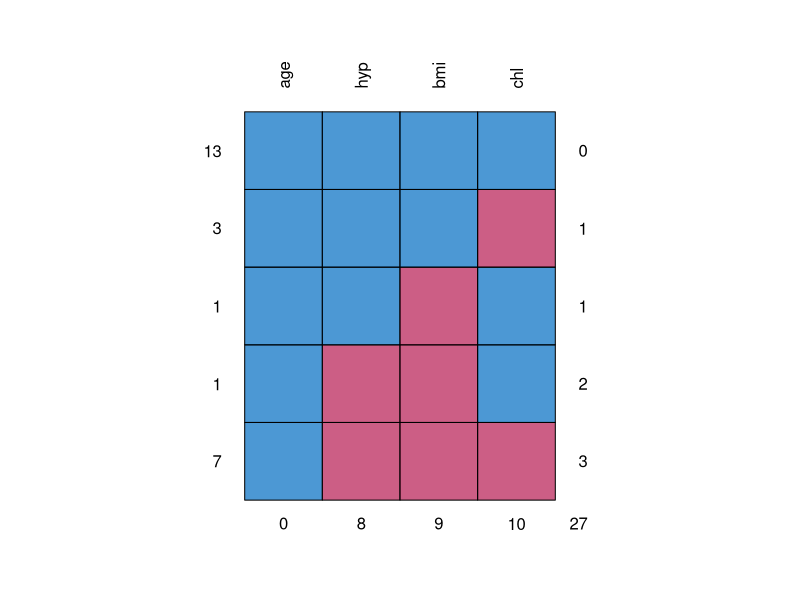
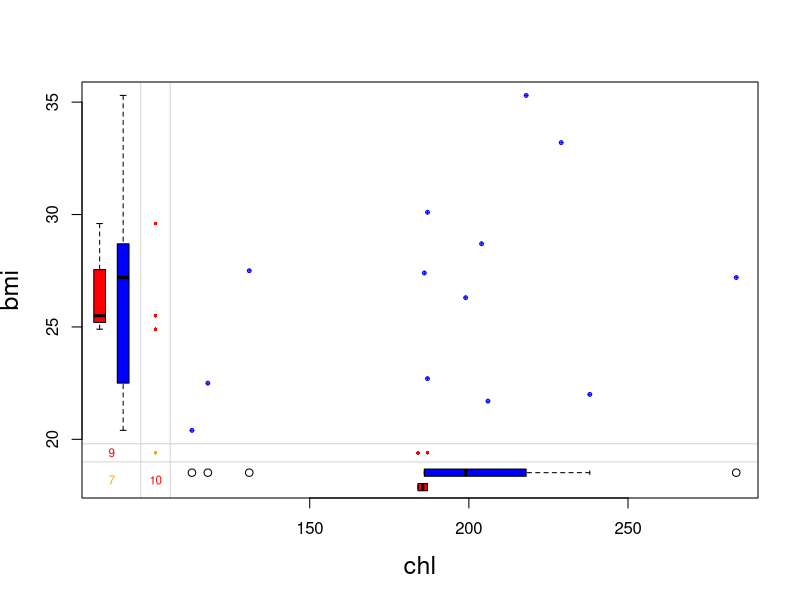
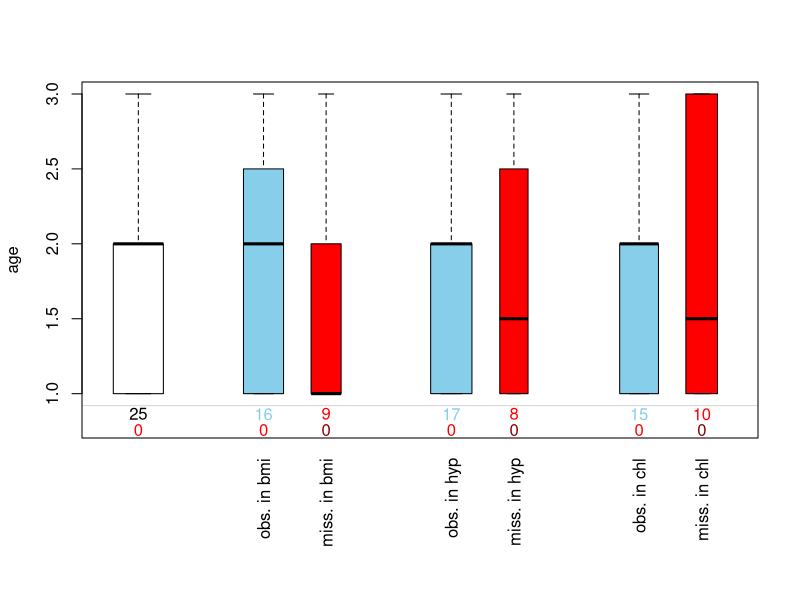
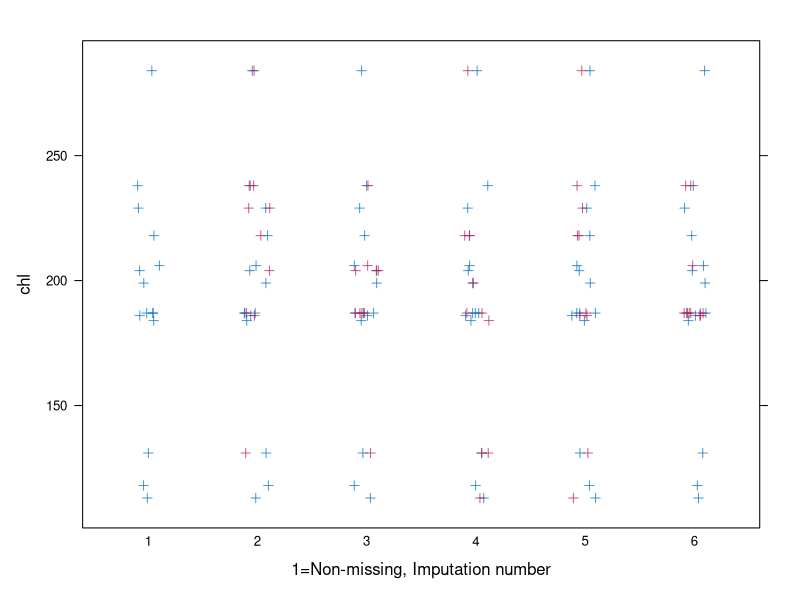
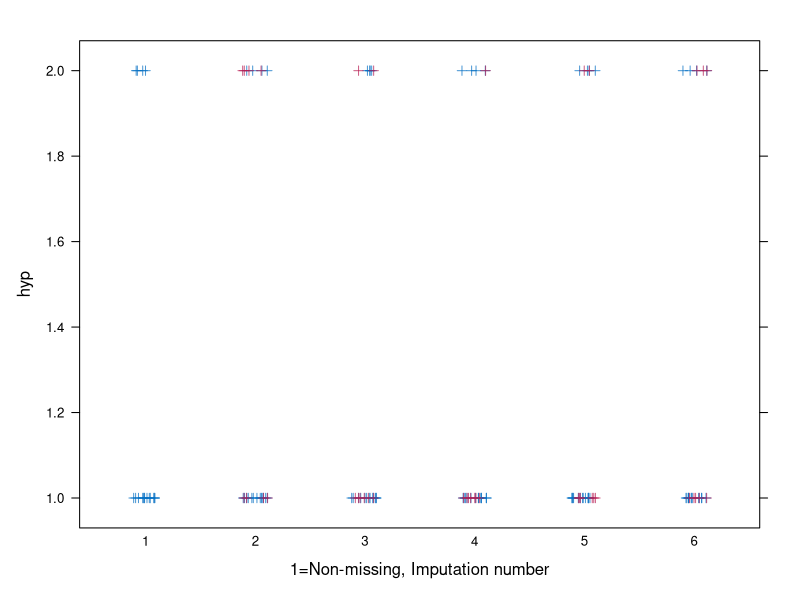
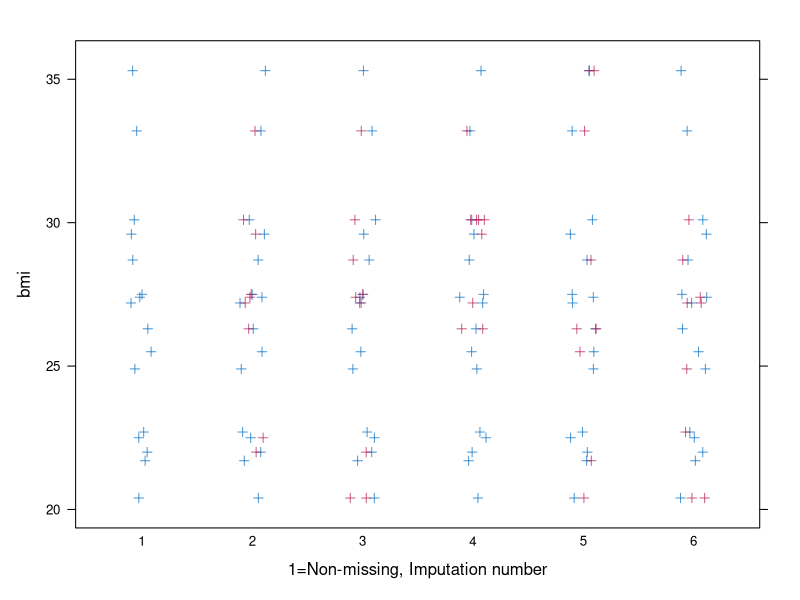

Source code (R) for these figures, in order:
## ---- chunk 1
#install.packages("mice") #Install mice package for imputing missing data
#install.packages('VIM') #Install VIM package for plotting missing data patterns
#install.packages("lattice") # for plotting to look at quality of imputations using stripplot
library(VIM) 
library(mice) 
library(lattice)
## ---- chunk 2
md.pattern(nhanes2, rotate.names=TRUE)
#13/25 rows are complete as indicated by all 1s for the first row
# 3 rows have missing data on chl as indicated by the 0 for chl in the second row
# 1 row has missing data on bmi
# 1 row has missing data on hyp and bmi
# 7 rows have missing data on hyp, bmi, and chl (i.e. 3 missing data points for each of the 7 people)
# There are a total of 5 missing data patterns in the dataset
# How many people have at least one missing data point? 12 (3 + 1 + 1 +7)
# How many missing values are there in the entire dataset? 27 (0 + 8 + 9 + 10)
# How many have no missing data points? 13

## ---- chunk 3
p<-md.pairs(nhanes2)
p

# example interpretations for rr row 1: 16 obs have values for both age and bmi, 17 obs have values for both  age and hyp and 15 obs have values for both age and chl

# example interpretations for rm row 1: 9 obs have values for age and missing for bmi, 8 obs have values for age and missing for hyp and 10 obs have values for age and missing for chl


# example interpretations for mr row 1: 0 obs have missing values for age for any other variable. for row 2: 9 obs have missing data for bmi but not for age... (mr just flips the rows and the columns for rm)

#  example interpretations for mm row 1: no obs are missing both age and the other variable. For bmi hyp in row 2, there should be a tab between the 2 8s (it should not be 88) so 8 obs have missing data on both bmi and hyp and 8 obs have missing data on both bmi and chl

## ---- chunk 4
marginplot(nhanes2[,c("chl","bmi")], col=c("blue","red","orange"), cex=0.5,
cex.lab=1.5, cex.numbers=.7, pch=10) #change the size of the numbers in the lower left corner with cex.numbers. If they are too big to fit in the box at the current size, you won't see them.

# What does it mean?
# blue dots represent observed values for both bmi and chl (n=13)
# The three red dots on the vertical axis represent observed values for BMI that are missing for chl
# The two red dots on the horizontal axis indicate observed values for chl that are missing for BMI
# The orange 7 indicates 7 records for which both bmi and chl are missing
# The red 9 is the total number of records missing bmi (7 records missing data for both bmi and chl + 2 records missing data for bmi)
# The red 10 is the total number of records missing chl (7 records missng data for both bmi and chl + 3 records missing data for chl)
# The blue and red box plots are distributions for variables on the x and y axis for missing and non-missing data on the other variable. 
# For example, the distribution of bmi among those with missing chl is shown in red along the y-axis. 
# Similarly, the distribution of chl for those with missing bmi is shown in red along the x-axis.
## ---- chunk 5
pbox(nhanes2,pos=1) #pos corresponds to the column number for the y-axis variable
#what do we see in this graph?
#View(nhanes)
## ---- chunk 6
imp<-mice(nhanes2, m=5, seed=219) #m = number of imputations, 5 is the default. If you don't include the m argument, 5 imputations will be done. The number of imputations to do requires some thought with varying recommendations. 5-10 is usually enough but some set it to the number of variables being imputed. 

#The seed is needed so you get the same set of imputed data each time you run the code

# look at imputation details. 
imp
## ---- chunk 7
#check age
imp$imp$age # imp$imp refers to dataframe and list called imp within dataframe that stores the imputation information and data for 4 items (age, bmi, hyp, chl)
#check BMI
imp$imp$bmi
#check hyp
imp$imp$hyp
#check chl
imp$imp$chl
#the rows contain the imputed values and the columns are the multiple imputations
## ---- chunk 8
complete(imp,1) # the 1 is which imputation dataset you want from among those that were imputed
complete(imp,2)
## ---- chunk 9
#chl
stripplot(imp, chl~.imp, jit=TRUE, fac=0.6,  pch=3,  xlab="1=Non-missing, Imputation number")

#hyp 
stripplot(imp, hyp~.imp, jit=TRUE, fac=0.6,  pch=3,  xlab="1=Non-missing, Imputation number")

#bmi
stripplot(imp, bmi~.imp, jit=TRUE, fac=0.6,  pch=3,  xlab="1=Non-missing, Imputation number")
## ---- chunk 10
fit <-with(imp, lm(chl~age +bmi)) #get regression coefficients for all models using with function
pool(fit) #pool regression coefficients and standard errors using pool function
summary(pool(fit)) #get summary 
## ---- chunk 11
Complete_case<-lm(chl~age +bmi, data=nhanes2)
summary(Complete_case)
## ---- chunk 12
fit0 <-with(imp, expr=lm(chl~age +bmi))
summary(fit0)
fit1 <-with(imp, expr=lm(chl~age +bmi +hyp))
summary(fit1)

pool.compare(fit1,fit0, method=c("wald")) # wald is default but can use "likelihood" for binary logistic models
